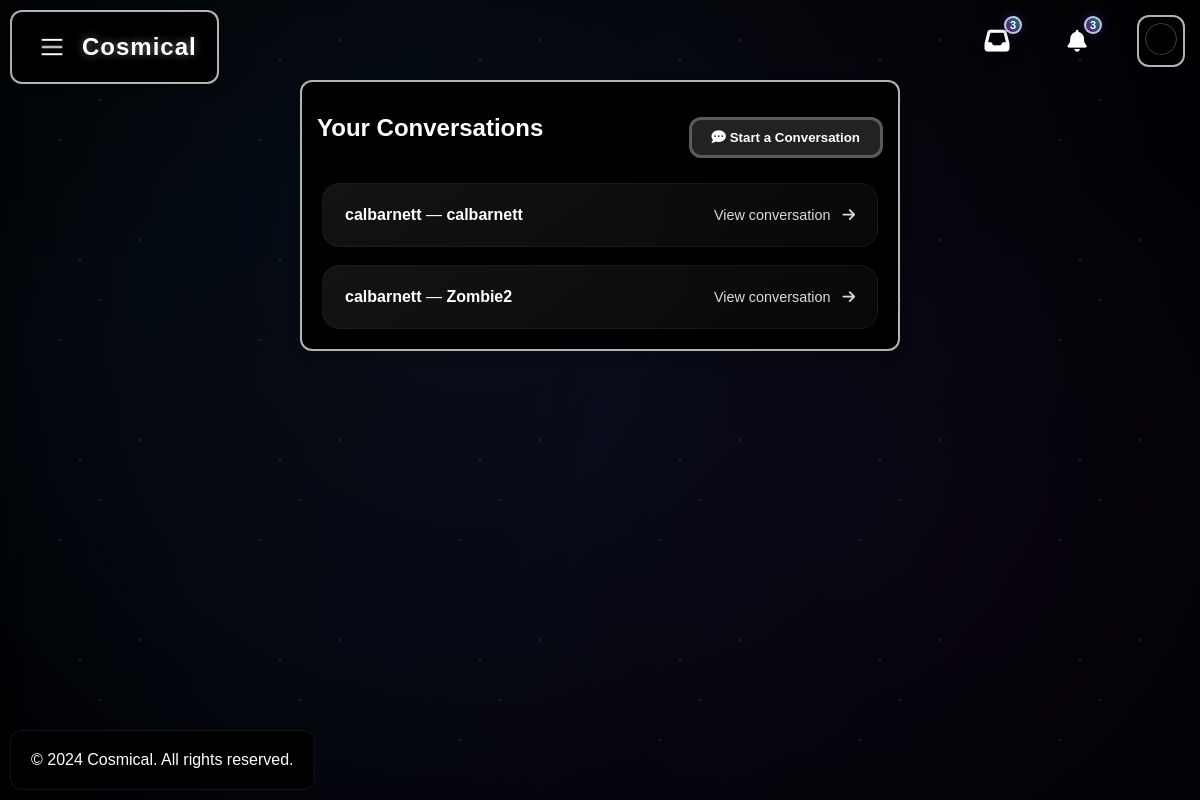
Screenshot of /inbox/ (signed in) with the database file from the repository.
### Cosmical_Core/models.py (models this page shows)
class ThreadModel(models.Model):
    user = models.ForeignKey(User, on_delete=models.CASCADE, related_name='+')
    receiver = models.ForeignKey(User, on_delete=models.CASCADE, related_name='+')

### Cosmical_Core/views.py (the view)
# urls.py: path('inbox/', ListThreads.as_view(), name='inbox'),
class ListThreads(View):
    def get(self, request, *args, **kwargs):
        threads = ThreadModel.objects.filter(Q(user=request.user) | Q(receiver=request.user))
        context = {
            'threads': threads
        }
        return render(request, 'inbox.html', context)

### Cosmical_Core/context_processors.py (called while the page is built)
def subscription_processor(request):
    context = {'subscriptions': []}
    if request.user.is_authenticated:
        following_records = FollowersCount.objects.filter(follower=request.user.username)
        subscriptions = []
        for record in following_records:
            try:
                followed_user = User.objects.get(username=record.user)
                followed_profile = Profile.objects.get(user=followed_user)
                subscriptions.append({
                    'username': record.user,
                    'profile_img': followed_profile.profileimg.url
                })
            except (User.DoesNotExist, Profile.DoesNotExist):
                continue
        context['subscriptions'] = subscriptions
    return context

### templates/inbox.html (shortened to what this page needs)
{% load static %}
{% load crispy_forms_tags %}
<!DOCTYPE html>
<html lang="en">
<head>
    <link rel="stylesheet" href="{% static 'css/styles.css' %}">
    <link rel="stylesheet" href="https://cdnjs.cloudflare.com/ajax/libs/font-awesome/6.5.1/css/all.min.css">
</head>
<body>
    <div class="nebula-background">
    </div>
    <div class="stars-overlay"></div>
    <header>
        <div class="menu-container">
            <div class="menu-button" aria-label="Toggle menu" onclick="toggleMenu()">
                <img src="{% static 'icons/whitehammenu.png' %}" alt="Menu" class="hamburgerbutton">
            </div>
        </div>
        <h1><a href="/">Cosmical</a></h1>
    </header>
    <div class="toolbar">
        <div class="inbox-btn" id="inboxButton">
            <a href="{% url 'inbox' %}"><i class="fas fa-inbox"></i></a>
            <span class="notification-badge">3</span>
        </div>
        <div class="notification-btn" id="uplnotificationButton">
            <i class="fas fa-bell"></i>
            <span class="notification-badge">3</span>
        </div>
        <div class="your-profile" id="profileButton">
            <div class="profile_icon">
                <img src="{{ user_profile.profileimg.url|default:'/static/images/profileimage.png' }}" id="your_profile_image" class="home_profile_icon" alt="Profile">
            </div>
        </div>
    </div>
    <div class="main-content">
        <div class="inbox-container">
            <div class="inbox-header">
                <h2>Your Conversations</h2>
                <form method="GET" action="{% url 'create-thread' %}">
                    <button class="custom-button" type="submit">
                        <i class="fas fa-comment-dots"></i> Start a Conversation
                    </button>
                </form>
            </div>
            <div class="threads-list">
                {% for thread in threads.all %}
                    <div class="thread-card">
                        <a href="{% url 'thread' thread.pk %}" class="thread-link">
                            <div class="thread-users">
                                <strong>{{ thread.user }}</strong> &mdash; <strong>{{ thread.receiver }}</strong>
                            </div>
                            <div class="thread-meta">
                                <span>View conversation</span>
                                <i class="fas fa-arrow-right"></i>
                            </div>
                        </a>
                    </div>
                {% empty %}
                    <p class="no-threads-message">You have no conversations yet.</p>
                {% endfor %}
            </div>
        </div>
    </div>
    <footer>
        <p>&copy; 2024 Cosmical. All rights reserved.</p>
    </footer>
</body>
</html>

### rows the page displays
ThreadModel: user "calbarnett", receiver "calbarnett"
ThreadModel: user "calbarnett", receiver "Zombie2"
